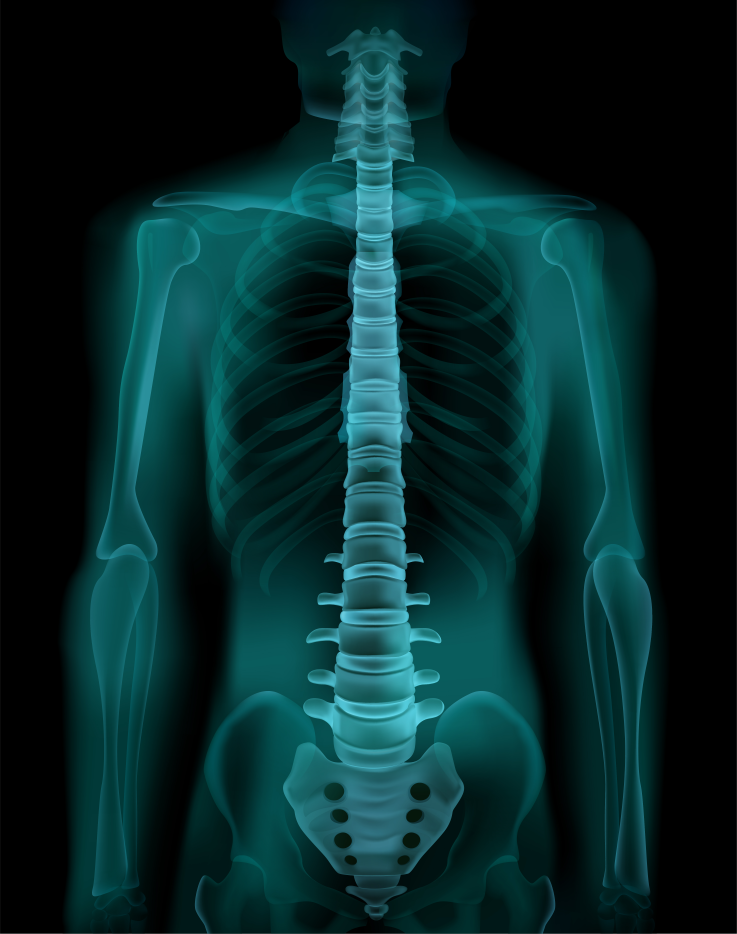
#> input picture client/src/assets/Header.jpg, 4421 x 5601 px (shown at 1/6 size)
$ python -i functions.py   (imports and definitions only)
#> lines starting #> are read from the running program, lines starting #| are printed output that depends on the picture; after the words box and inside, x2 and y2 are one past the last pixel; in counts of white or black regions, pixels touching at a corner belong together
#> further down, picture is the input picture: shape (5601, 4421, 3); mean B, G, R 41.5, 40.6, 6.5
import os
import cv2
from matplotlib import pyplot as plt
import numpy as np
import pydicom


def extract_roi(image):
    if len(image.shape) > 2:
        gray = cv2.cvtColor(image, cv2.COLOR_BGR2GRAY).astype(np.uint8)
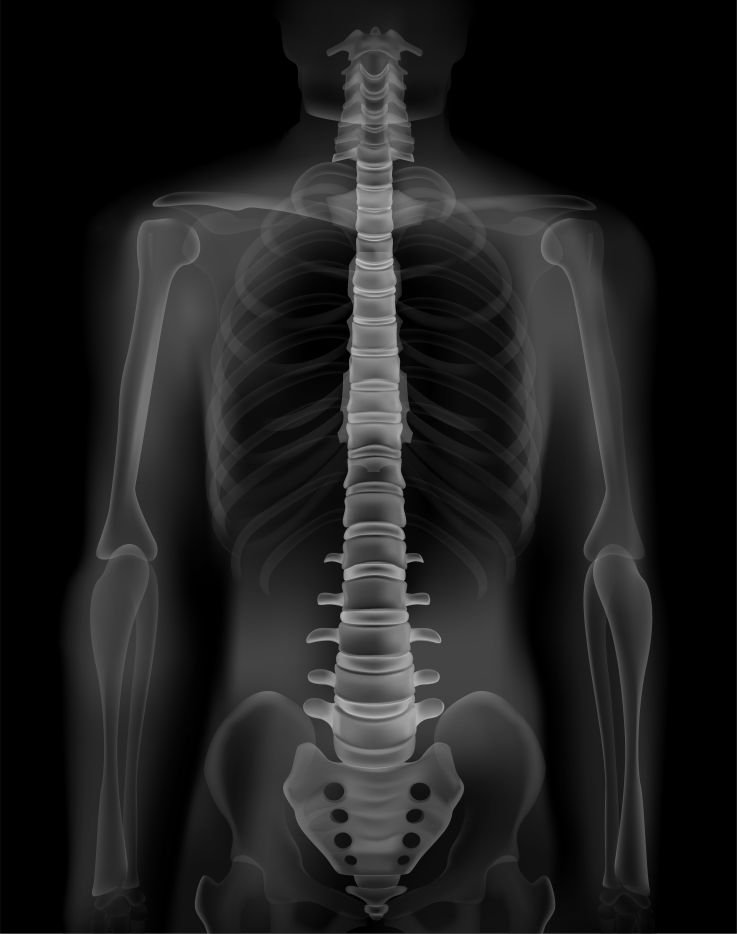
#> gray: shape (5601, 4421) (shown at 1/6 size); min 0, max 223, mean 30.5
    else:
        gray = image.astype(np.uint8)

    ret, gray = cv2.threshold(gray, 50, 255, cv2.THRESH_BINARY_INV)
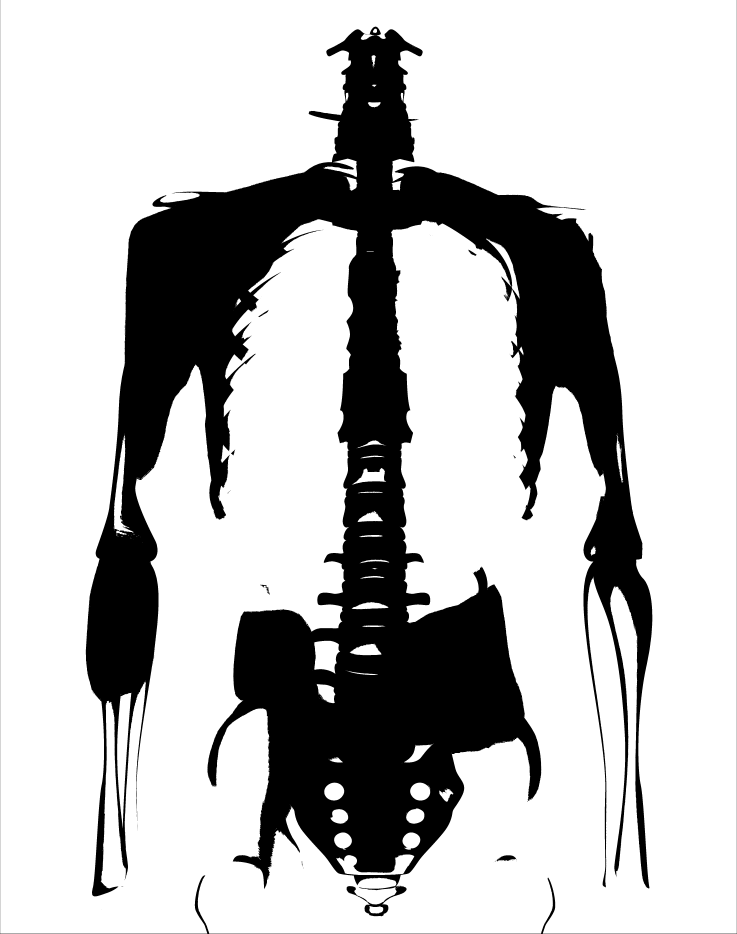
#> gray: shape (5601, 4421) (shown at 1/6 size); 74.2% white; 446 black regions (432 under 20 px), largest, box (x1, y1, x2, y2) and area: (515, 160, 3914, 5498) 6358022, (0, 0, 4421, 5601) 24945, (2980, 5132, 3097, 5167) 2514
    gray = cv2.morphologyEx(
        gray, cv2.MORPH_OPEN, cv2.getStructuringElement(cv2.MORPH_ELLIPSE, (128, 128))
    )
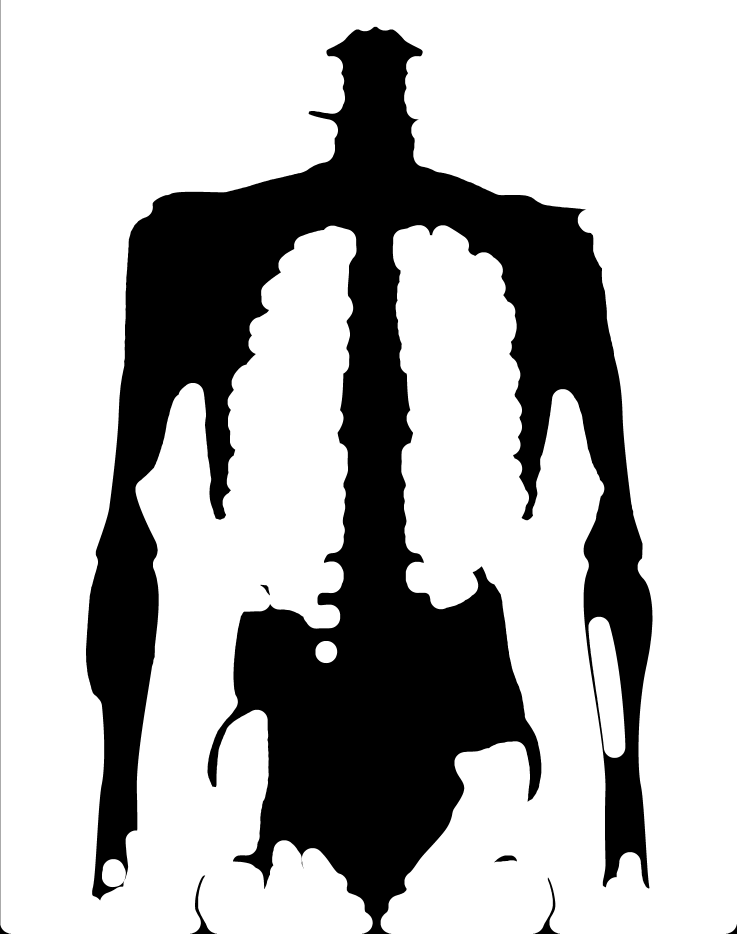
#> gray: shape (5601, 4421) (shown at 1/6 size); 70.8% white; 9 black regions (2 under 20 px), largest, box (x1, y1, x2, y2) and area: (516, 161, 3915, 5601) 7200978, (0, 0, 65, 5601) 12062, (1141, 5253, 1302, 5601) 8549
    gray = cv2.bitwise_not(gray)
#> gray: shape (5601, 4421); 29.2% white; 9 white regions (2 under 20 px)

    contours, hierarchy = cv2.findContours(gray, cv2.RETR_TREE, cv2.CHAIN_APPROX_SIMPLE)
#> contours = 11 contours, 2 with area under 20; largest, box (x1, y1, x2, y2) and area: (516, 161, 3915, 5601) 7312395, (3530, 3700, 3753, 4549) 118603, (1892, 3845, 2024, 3980) 13996, (1141, 5253, 1302, 5601) 8090, (3199, 5266, 3360, 5601) 7201
    contour = max(contours, key=cv2.contourArea)
#> contour = contour of 15627 points, box (x1, y1, x2, y2) (516, 161, 3915, 5601), area 7312395

    x, y, w, h = cv2.boundingRect(contour)
#> x = 516; y = 161; w = 3399; h = 5440
    roi = image[y : y + h, x : x + w]
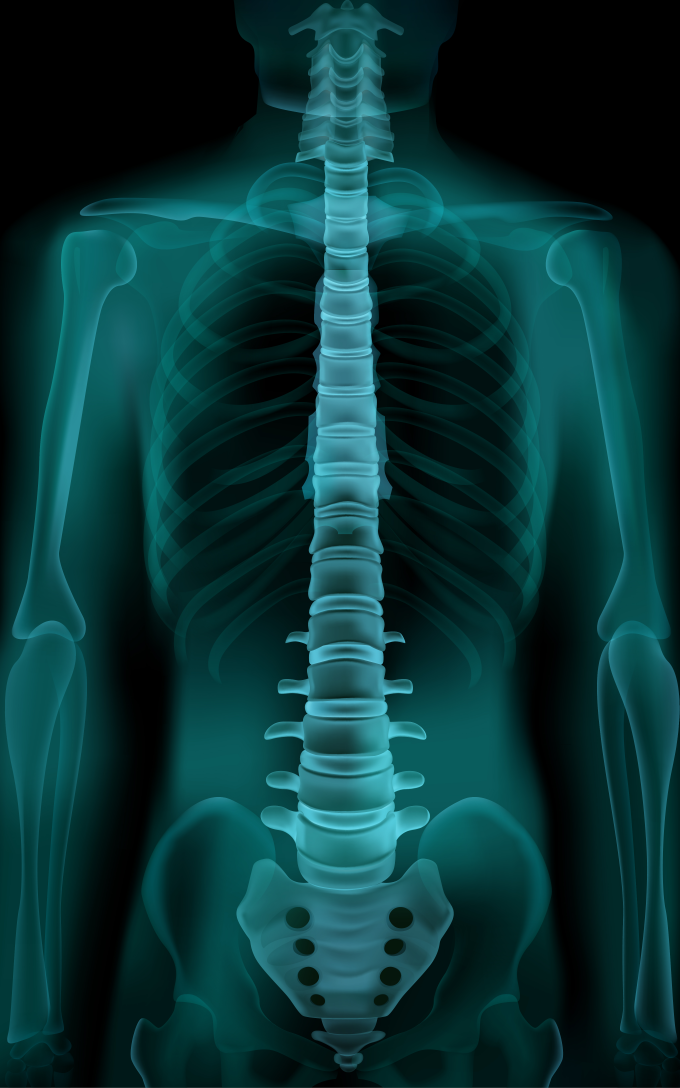
#> roi: shape (5440, 3399, 3) (shown at 1/5 size); mean B, G, R 54.6, 53.3, 8.6

    return roi


# [80 lines left out: functions resize_image, read_dicom, data_returner, not called in this run]

>>> import cv2
>>> picture = cv2.imread('../client/src/assets/Header.jpg')
>>> result = extract_roi(picture)
